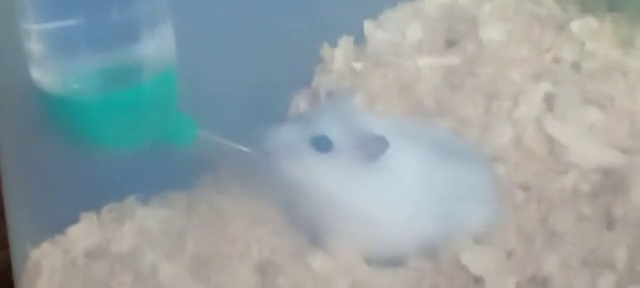
#> input picture frame 52 of lab5/videos/src.mp4, 640 x 288 px, given in place of video.mp4, which was not available
$ python t3_show_video.py
#> lines starting #> are read from the running program, lines starting #| are printed output that depends on the picture; pictures that were not available may be replaced by others from this repository, and a replacement may not be noted
import cv2

# открываем видео
cap = cv2.VideoCapture('video/video.mp4')

if not cap.isOpened():
    print("Ошибка открытия видеофайла")
    exit()

while cap.isOpened():
    ret, frame = cap.read()  # Читаем кадр
#> frame is the input picture: shape (288, 640, 3); mean B, G, R 164.2, 161.6, 149.1
    if not ret:
        print("Не удалось прочитать кадр или видео закончилось")
        break

    # изменяем размер видео
    resized_frame = cv2.resize(frame, (640, 480))
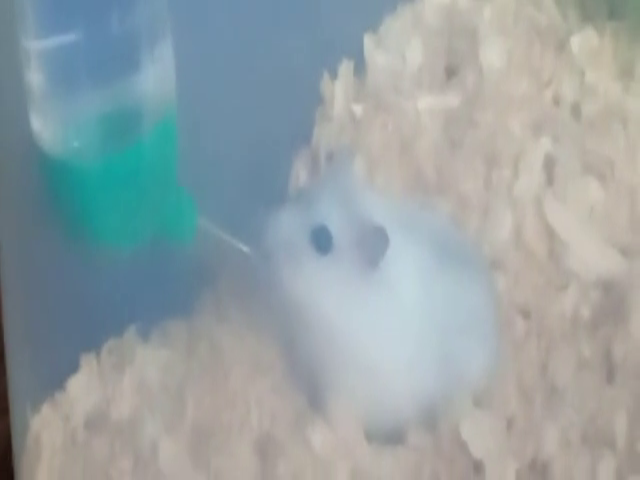
#> resized_frame: shape (480, 640, 3); mean B, G, R 164.2, 161.5, 149

    # изменяем цветовую гамму
    gray_frame = cv2.cvtColor(resized_frame, cv2.COLOR_BGR2GRAY)  # чб
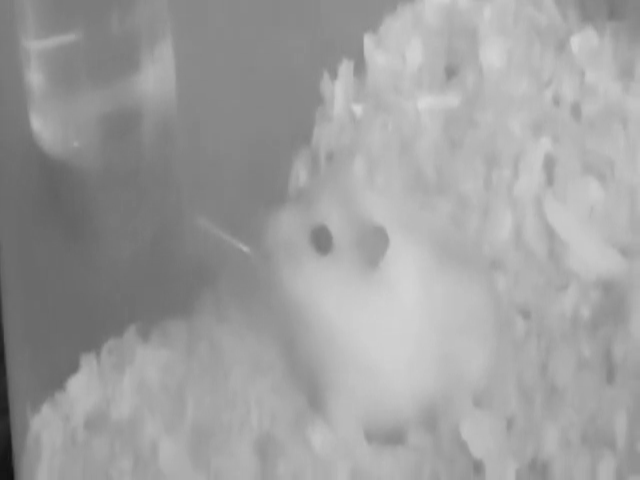
#> gray_frame: shape (480, 640); min 15, max 214, mean 158.1

    # оригинальный кадр
    cv2.imshow('Original Video', frame)

    # изменный по размеру кадр
    cv2.imshow('Resized Video', resized_frame)

    # чб кадр
    cv2.imshow('Grayscale Video', gray_frame)

    # 25мс для отображения кадра
    if cv2.waitKey(25) & 0xFF == ord('q'):  # q = exit
#> (key q is pressed here)
        break

# чистим память  О_О
cap.release()
cv2.destroyAllWindows()

$ run again, starting later in the video
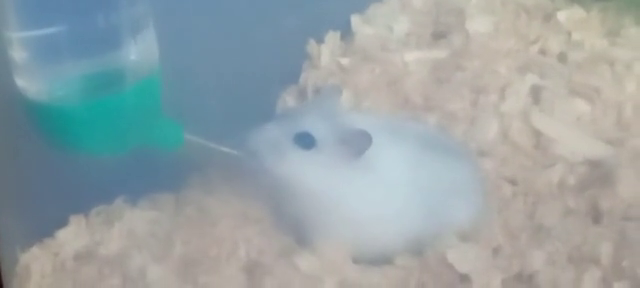
#> input picture frame 235 of lab5/videos/src.mp4, 640 x 288 px, given in place of video.mp4, which was not available
#> frame is the input picture: shape (288, 640, 3); mean B, G, R 165.6, 162.9, 150.5
#> `resized_frame = cv2.resize(frame, (640, 480))`:
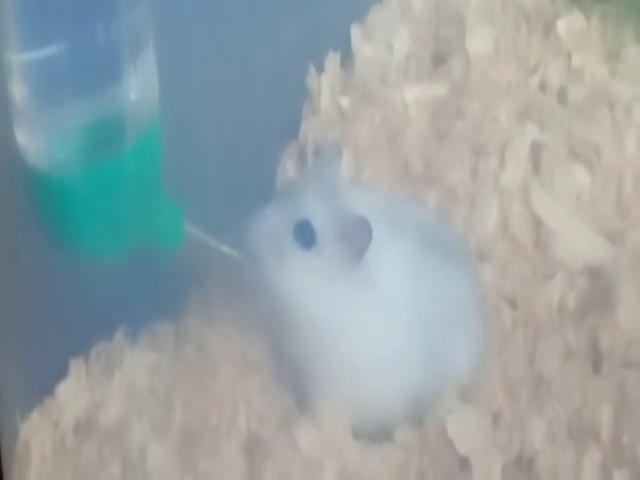
#> resized_frame: shape (480, 640, 3); mean B, G, R 165.5, 162.8, 150.4
#> `gray_frame = cv2.cvtColor(resized_frame, cv2.COLOR_BGR2GRAY)`:
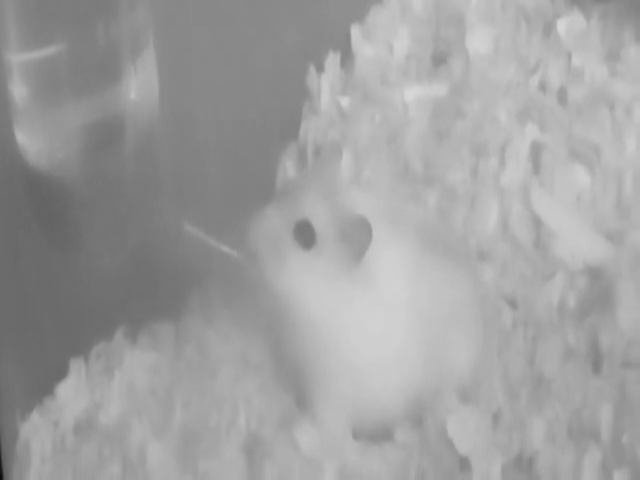
#> gray_frame: shape (480, 640); min 12, max 216, mean 159.4

$ run again, starting later in the video
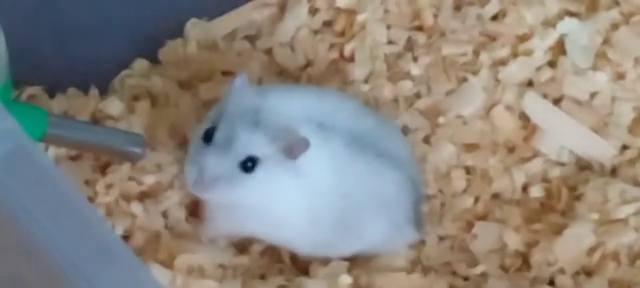
#> input picture frame 418 of lab5/videos/src.mp4, 640 x 288 px, given in place of video.mp4, which was not available
#> frame is the input picture: shape (288, 640, 3); mean B, G, R 125.8, 133, 138.9
#> `resized_frame = cv2.resize(frame, (640, 480))`:
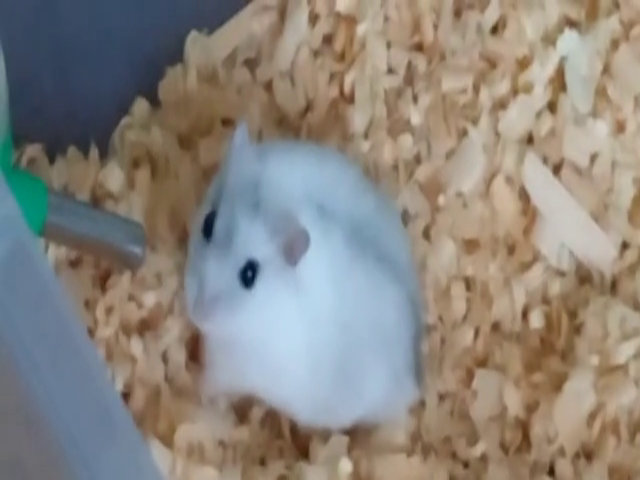
#> resized_frame: shape (480, 640, 3); mean B, G, R 125.7, 132.9, 138.8
#> `gray_frame = cv2.cvtColor(resized_frame, cv2.COLOR_BGR2GRAY)`:
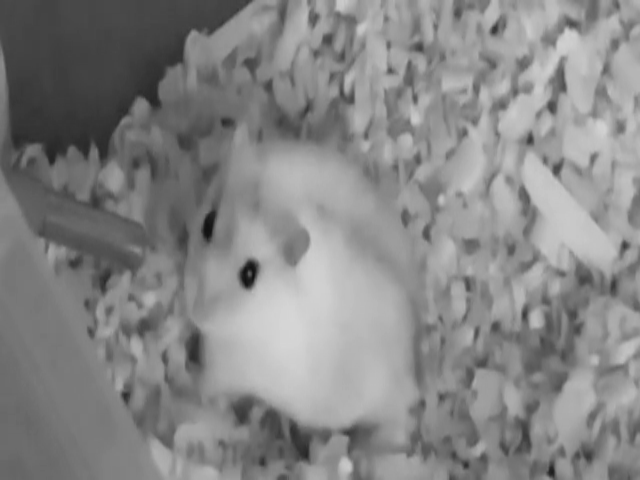
#> gray_frame: shape (480, 640); min 17, max 214, mean 133.8
